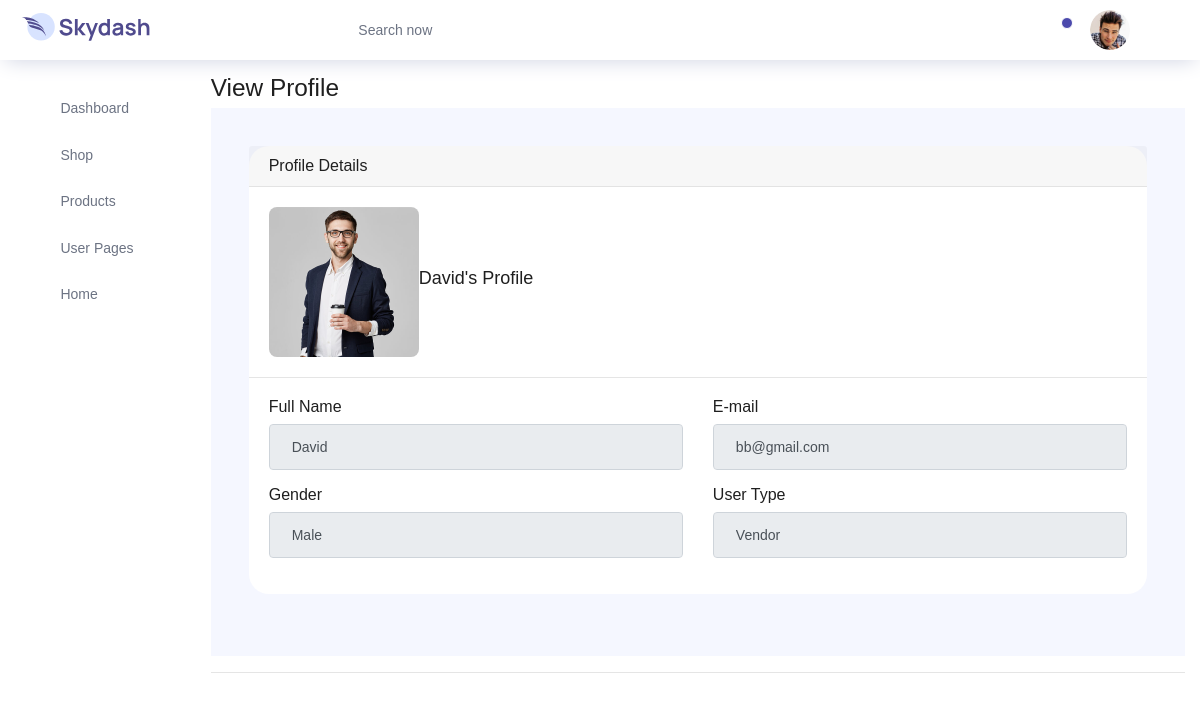
The app's page /account/user-profile-page/ (signed in) with its own data.
### walletapp/models.py (models this page shows, shortened)
class CustomUser(AbstractBaseUser, PermissionsMixin):
    MALE = 'Male'
    FEMALE = 'Female'
    CHOOSE = ''
    GENDER_OPTIONS = [
        (MALE, 'Male'),
        (FEMALE, 'Female'),
        (CHOOSE, 'Select Gender'),
    ]
    VENDOR = 'Vendor'
    USER = 'User'
    USERTYPE_CHOICES = [
        (VENDOR, 'Vendor'),
        (USER, 'User'),
    ]
    user_name = models.CharField(max_length=100, unique=True)
    profile_picture = models.ImageField(upload_to='profile')
    email = models.EmailField(unique=True)
    name = models.CharField(max_length=255)
    gender = models.CharField(max_length=30, choices=GENDER_OPTIONS, default=CHOOSE, blank=True, null=True)
    user_type = models.CharField(max_length=100, choices=USERTYPE_CHOICES, default=CHOOSE, null=True)
    is_staff = models.BooleanField(default=True)
    is_active = models.BooleanField(default=True)
    objects = CustomAccountManager()
    USERNAME_FIELD = 'email'
    REQUIRED_FIELDS = ['user_name']

### account/views.py (the view)
# urls.py: path('user-profile-page/', views.user_profile, name='user_profile'),
@login_required
def user_profile(request):
    user = request.user
    if user.user_type == CustomUser.VENDOR:
        context = {
            'user': user,
            'is_vendor': True,
        }
    else:
        context = {
            'user': user,
            'is_vendor': False,
        }
    return render(request, 'dashboard/view-profile.html', context)

### basket/context_processor.py (called while the page is built)
def basket(request):
    return { 'basket' : Basket(request) }

### templates/dashboard/view-profile.html (shortened to what this page needs)
{% extends "dashboard/base.html" %}
{% load static %}
{% block content %}
 <div class="container mt-3">
    <h1 class="h3">View Profile</h1>
          <div class="content-wrapper">
              <div class="row">
                <div class="col-md-12">
                  <div class="card mb-4">
                    <h5 class="card-header">Profile Details</h5>
                    <div class="card-body">
                      <div class="d-flex align-items-start align-items-sm-center gap-4">
                        <img
                        src="{{ request.user.profile_picture.url }}" alt="{{ user.first_name }}'s profile picture"
                        class="d-block rounded"
                        height="150"
                        width="150"
                        id="uploadedAvatar"
                        />
                        <div class="button-wrapper">
                            <span class="d-none d-sm-block"> <h4>{{ user.name}}'s Profile</h4></span>
                        </div>
                      </div>
                    </div>
                    <hr class="my-0" />
                    <div class="card-body">
                      <form id="formAccountSettings" method="POST" onsubmit="return false">
                        <div class="row">
                          <div class="mb-3 col-md-6">
                            <label for="lastName" class="form-label">Full Name</label>
                            <input
                            class="form-control"
                            value="{{ user.name}}"
                           readonly
                          />
                          </div>
                          <div class="mb-3 col-md-6">
                            <label for="email" class="form-label">E-mail</label>
                            <input
                              class="form-control"
                              value="{{ user.email}}"
                             readonly
                            />
                          </div>
                          <div class="mb-3 col-md-6">
                            <label for="email" class="form-label">Gender</label>
                            <input
                              class="form-control"
                              value="{{ user.gender}}"
                             readonly
                            />
                          </div>
                          <div class="mb-3 col-md-6">
                            <label for="email" class="form-label">User Type</label>
                            <input
                              class="form-control"
                              value="{{ user.user_type}}"
                             readonly
                            />
                          </div>
                        </div>
                      </form>
                    </div>
                  </div>
                </div>
              </div>
            </div>
    <hr />
{% endblock %}

### records on screen
CustomUser: user.profile_picture (picture), name "David", email "bb@gmail.com", gender "Male", user_type "Vendor"
